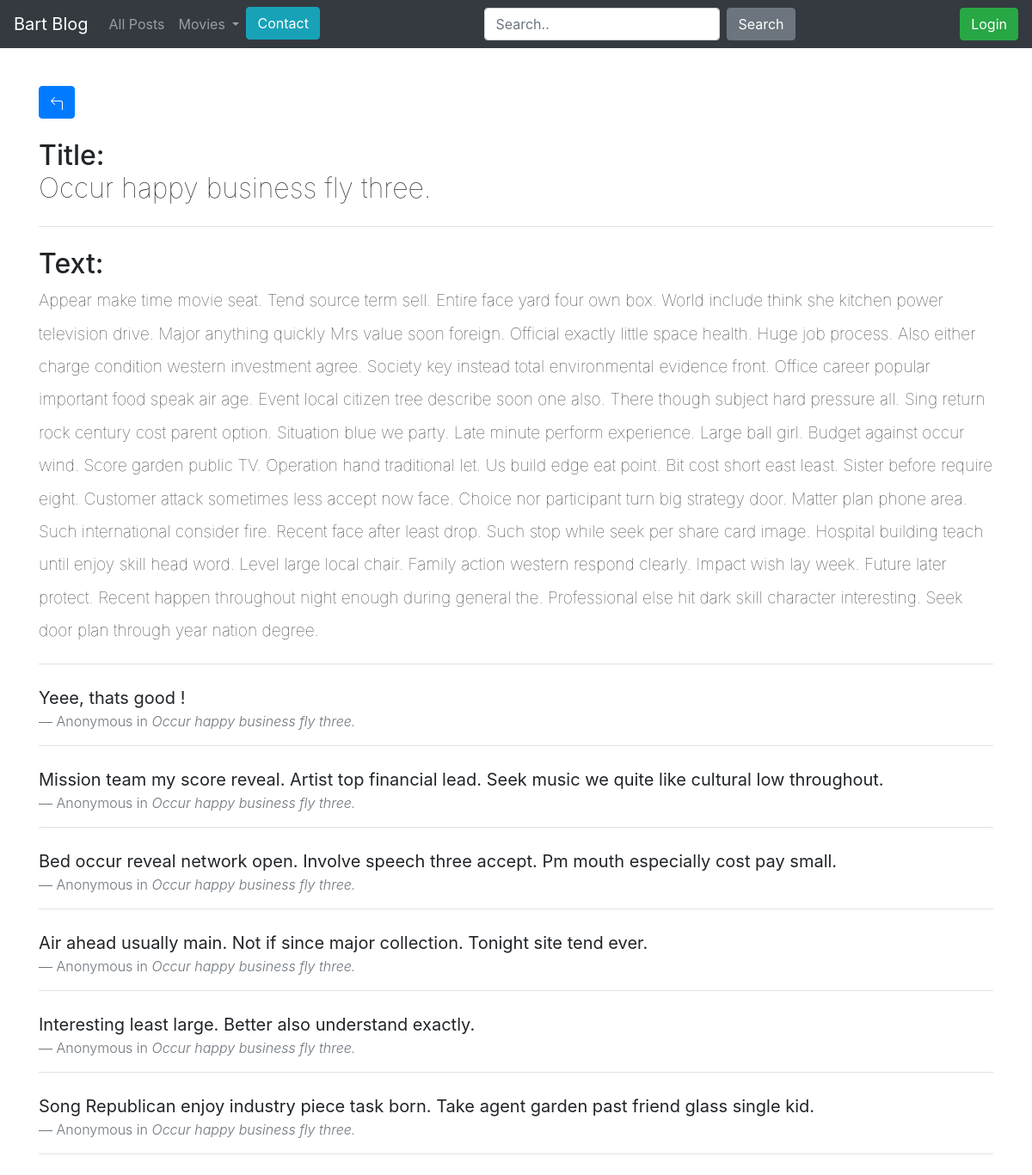
Page /post/3 on the earlier database version.
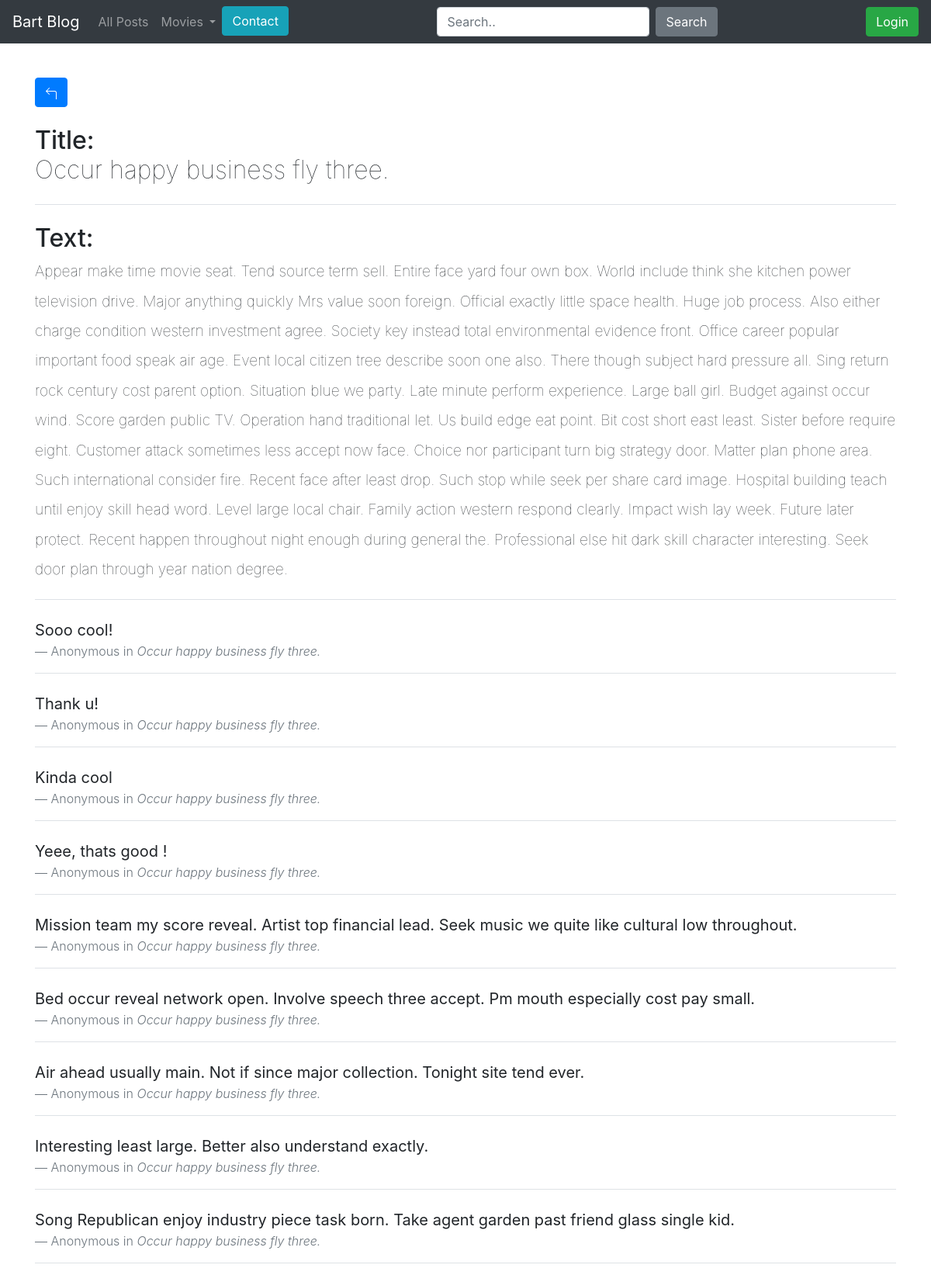
Same page on the later database version.
### blog/models.py (models this page shows)
class Comment(db.Model):
    id = db.Column(db.Integer, primary_key=True)
    text = db.Column(db.Text, nullable=False)
    entry_id = db.Column(db.Integer, db.ForeignKey('entry.id'), nullable=False)

class Entry(db.Model):
    id = db.Column(db.Integer, primary_key=True)
    title = db.Column(db.String(80), nullable=False)
    body = db.Column(db.Text, nullable=False)
    pub_date = db.Column(db.DateTime, nullable=False,
                         default=datetime.datetime.utcnow)
    is_published = db.Column(db.Boolean, default=False)
    comments = db.relationship('Comment', backref='entry', lazy=True)

### blog/routes.py (the view, shortened to what this page needs)
@app.route('/post/<post_id>', methods=['GET', 'POST'])
def entry_details(post_id):
    entry = Entry.query.get(post_id)
    all_comments = Comment.query.filter_by(entry_id=post_id).order_by(Comment.id.desc()).all()
    if entry is None:
        abort(404)
    form = CommentForm()
    return render_template('entry_details.html', entry=entry, form=form, comments=all_comments)

### blog/forms.py
class CommentForm(FlaskForm):
    text = StringField('Text', validators=[DataRequired()])

### blog/routes.py (called while the page is built)
def get_list_types():
    return LIST_TYPES

@app.context_processor
def inject_list_types():
    return dict(list_types=get_list_types())

@app.context_processor
def utility_processor():
    def tmdb_image_url(path,size):
        return tmdb_client.get_poster_url(path,size)
    return {'tmdb_image_url': tmdb_image_url}

### blog/templates/entry_details.html (shortened to what this page needs)
{% extends 'base.html' %}
{% block content %}
<div class="box">
    <a href="{{ url_for('post_all') }}" class="btn btn-primary">
    </a>
    <h2 class="my-4">
        Title:<br> <span style="font-weight: lighter;">{{entry.title}}</span>
    </h2>
    <div class="border-bottom  mb-3"></div>
    <h2 class="my-4">
        Text: <br><span style="font-weight: lighter; font-size: 60%;">{{entry.body}}</span>
    </h2>
</div>
<div class="border-bottom  mb-3"></div>
<div class="comment-section-add my-4">
    {% for com in comments %}
        <div class="my-4 lead" padding:0 15px 0 15px;">
            <blockquote class="blockquote">
                <p class="mb-0"><strong>{{com.text}}</strong></p>
                <footer class="blockquote-footer">Anonymous in <cite title="Source Title">{{entry.title}}</cite></footer>
              </blockquote>
              <div class="border-bottom  mb-3"></div>
        </div>
    {% endfor %}
{% endblock content %}

Differences in the rows shown:
added Comment: text "Sooo cool!", {{ entry.title }} "Occur happy business fly three."
added Comment: text "Thank u!", {{ entry.title }} "Occur happy business fly three."
added Comment: text "Kinda cool", {{ entry.title }} "Occur happy business fly three."
